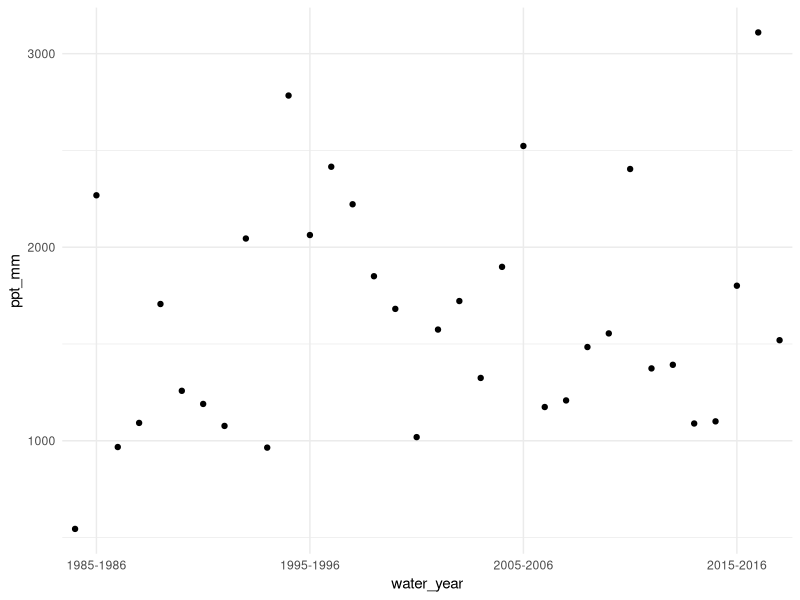
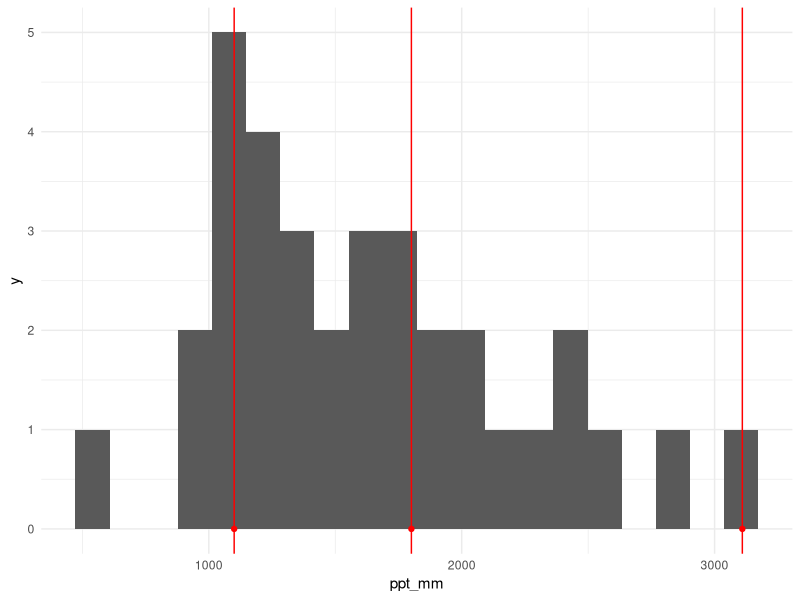

These charts were generated, in order, by the following R code:
## ---- chunk 1
require(tidyverse)
require(lubridate)
## ---- chunk 2
setwd("~/Shrubs-Seedlings/code/Simulations/parameter_dev/precip_PRISM/")
df <- read_csv("../../../../data/PRISM/PRISM_ppt_stable_4km_198501_201901_39.2267_-120.6117.csv", skip = 10, col_types = cols(Date = col_date(format = "%Y-%m"), `ppt (mm)` = col_double()))
head(df)
## ---- chunk 3
df <- df %>% 
  rename(ppt_mm = `ppt (mm)`)
## ---- chunk 4
df <- df %>% 
  mutate(Month = month(Date), Year = year(Date)) %>% 
  mutate(water_year = case_when(
    Month %in% c(1:8) ~ paste(Year-1, Year, sep = "-"),
    Month %in% c(9:12) ~ paste(Year, Year+1, sep = "-")
  )) %>% 
  group_by(water_year) %>% 
  summarize(ppt_mm = sum(ppt_mm)) %>% 
  ungroup()
df
## ---- chunk 5
df <- df %>% 
  filter(water_year != "2018-2019")
## ---- chunk 6
ggplot(df, aes(x = water_year, y= ppt_mm))+
  geom_point()+
  scale_x_discrete(breaks = c("1985-1986", "1995-1996", "2005-2006", "2015-2016"))+
  theme_minimal()
## ---- chunk 7
study_years <- c("2014-2015", "2015-2016", "2016-2017")
## ---- chunk 8
study_ppt <- df %>% filter(water_year %in% study_years) %>% dplyr::select(ppt_mm) %>% unlist()

ggplot(df)+
  geom_histogram(aes(ppt_mm), bins = 20)+
  theme_minimal()+
  geom_point(data = df %>% filter(water_year %in% study_years), aes(x = ppt_mm, y = 0), col = "red")+
  geom_vline(xintercept = study_ppt, color = "red")

df %>% filter(water_year %in% study_years) %>% dplyr::select(water_year, ppt_mm)
## ---- chunk 9
study_year_ppt <- df %>% 
  filter(water_year %in% study_years) 
study_year_ppt

df <- df %>% 
  mutate(dist2015 = (abs(unlist(study_year_ppt[1,2])-ppt_mm))) %>% 
  mutate(dist2016 = (abs(unlist(study_year_ppt[2,2])-ppt_mm))) %>% 
  mutate(dist2017 = (abs(unlist(study_year_ppt[3,2])-ppt_mm)))

df <- df %>% 
  group_by(water_year) %>% 
  mutate(mindist = min(dist2015, dist2016, dist2017)) %>% 
  mutate(min_year = case_when(
    mindist == dist2015 ~ "2014-2015",
    mindist == dist2016 ~ "2015-2016",
    mindist == dist2017 ~ "2016-2017"
  )) 

df %>% 
  filter(min_year == "2016-2017")
df %>% 
  filter(water_year == "2016-2017")

## ---- chunk 10
df %>% 
  group_by(min_year) %>% 
  summarize(n = n()) %>% 
  mutate(proportion = n/sum(n)) %>% 
  mutate(cumsum = cumsum(proportion))

